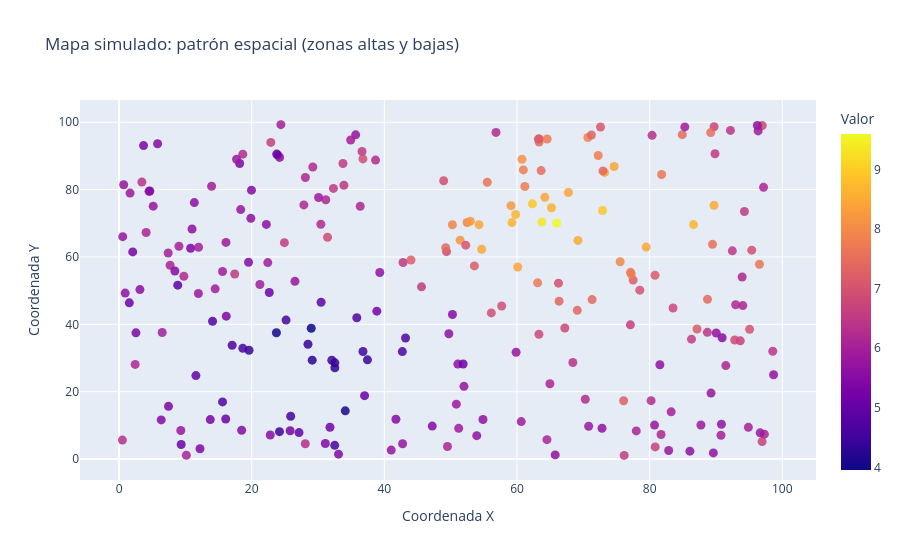

The notebook cell this image was saved under:
### Markdown cell above
### 8. Muestre gráfico de correlación espacial con datos simulados.

### Code cell
import numpy as np
import pandas as pd
import plotly.express as px

np.random.seed(42)
n = 250

# 1) Coordenadas simuladas (como si fueran puntos en una ciudad)
x = np.random.uniform(0, 100, n)
y = np.random.uniform(0, 100, n)

# 2) Generamos una variable con patrón espacial (zonas altas y bajas)
#    Ej: concentración "más alta" cerca de (70,70) y "más baja" cerca de (30,30)
def gaussian_bump(x, y, cx, cy, s):
    return np.exp(-(((x - cx)**2 + (y - cy)**2) / (2 * s**2)))

z = (
    6
    + 3 * gaussian_bump(x, y, 70, 70, 18)    # “hotspot”
    - 2 * gaussian_bump(x, y, 30, 30, 15)    # “coldspot”
    + np.random.normal(0, 0.4, n)            # ruido
)

df = pd.DataFrame({"x": x, "y": y, "valor": z})

# 3) Gráfico espacial (puntos coloreados por valor)
fig = px.scatter(
    df,
    x="x",
    y="y",
    color="valor",
    title="Mapa simulado: patrón espacial (zonas altas y bajas)",
    labels={"x": "Coordenada X", "y": "Coordenada Y", "valor": "Valor"}
)
fig.update_traces(marker=dict(size=9, opacity=0.85))
fig.show()

### Figure 1 — Plotly figure (JSON) as saved in the notebook; plotly's stock layout.template omitted (floating-point values rounded to 4 significant figures; data arrays with more than 128 entries replaced by an {"elided": "..."} marker saying what was removed)
{"data": [{"hovertemplate": "Coordenada X=%{x}<br>Coordenada Y=%{y}<br>Valor=%{marker.color}<extra></extra>", "legendgroup": "", "marker": {"color": {"elided": "250 float values"}, "coloraxis": "coloraxis", "opacity": 0.85, "size": 9, "symbol": "circle"}, "mode": "markers", "name": "", "orientation": "v", "showlegend": false, "type": "scatter", "x": {"elided": "250 float values"}, "xaxis": "x", "y": {"elided": "250 float values"}, "yaxis": "y"}], "layout": {"coloraxis": {"colorbar": {"title": {"text": "Valor"}}, "colorscale": [[0, "#0d0887"], [0.1111, "#46039f"], [0.2222, "#7201a8"], [0.3333, "#9c179e"], [0.4444, "#bd3786"], [0.5556, "#d8576b"], [0.6667, "#ed7953"], [0.7778, "#fb9f3a"], [0.8889, "#fdca26"], [1, "#f0f921"]]}, "legend": {"tracegroupgap": 0}, "title": {"text": "Mapa simulado: patrón espacial (zonas altas y bajas)"}, "xaxis": {"anchor": "y", "domain": [0, 1], "title": {"text": "Coordenada X"}}, "yaxis": {"anchor": "x", "domain": [0, 1], "title": {"text": "Coordenada Y"}}}}
